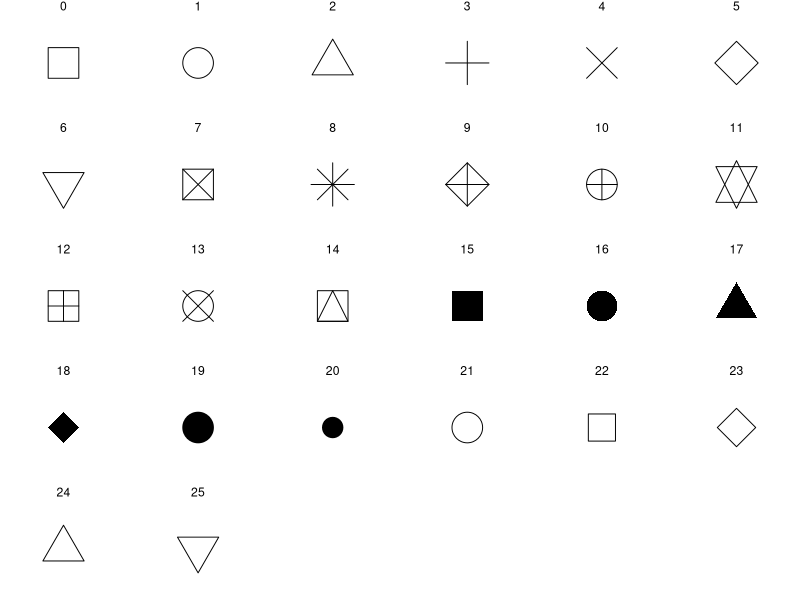
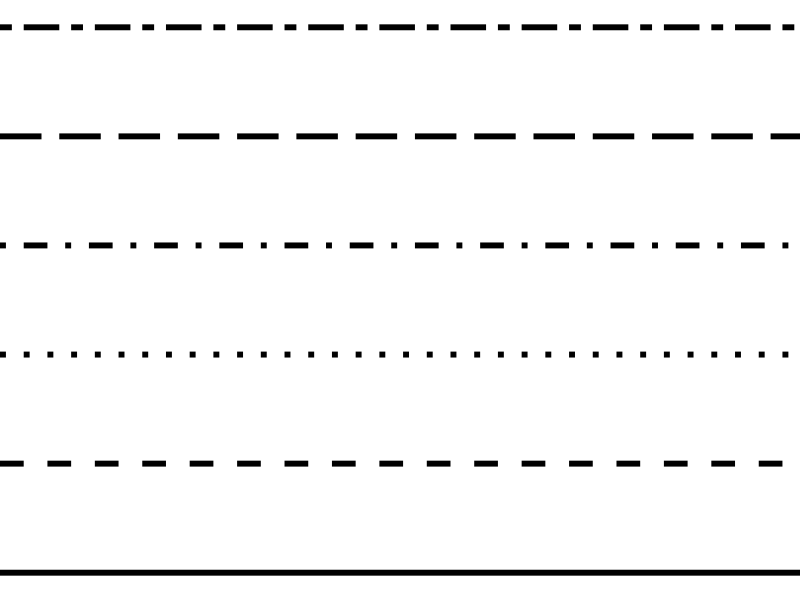
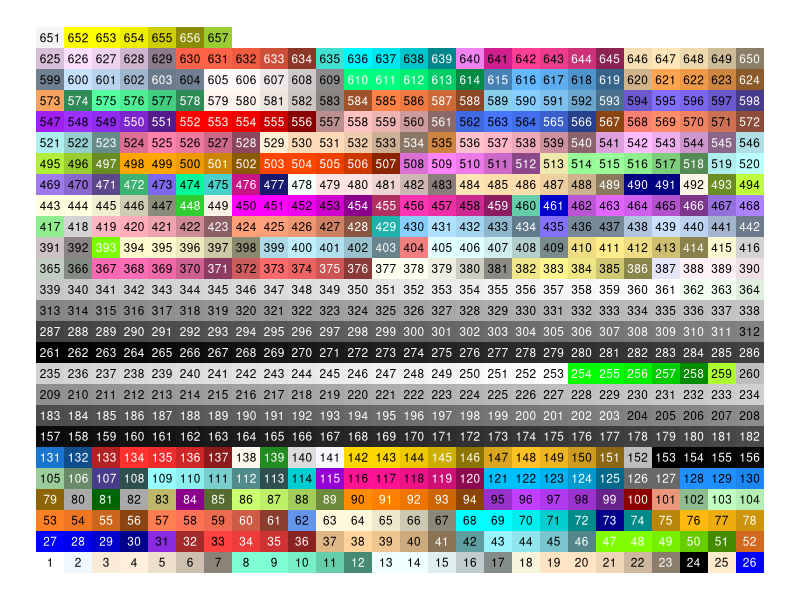
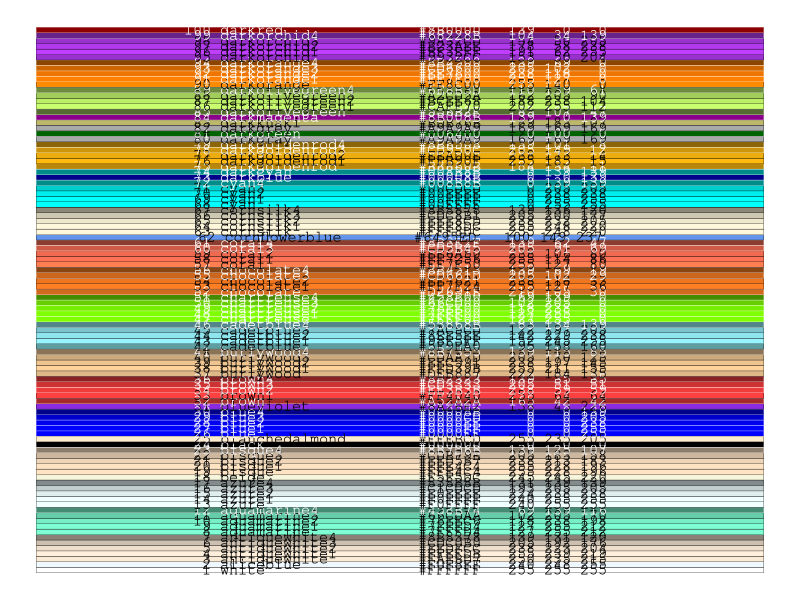
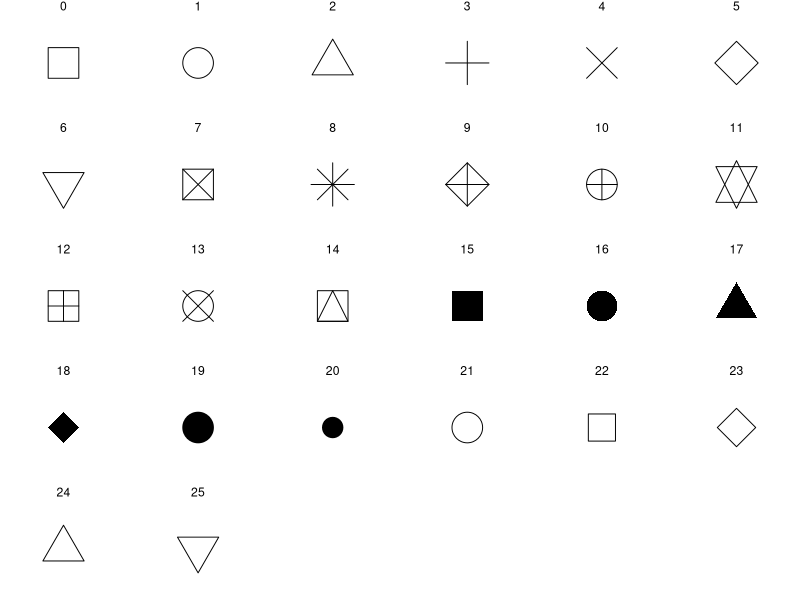
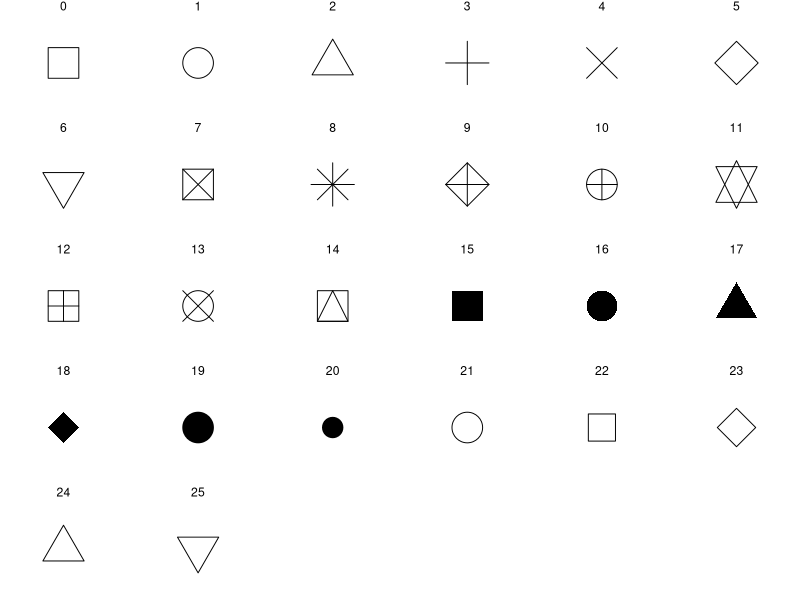

Here is the R script that generated these plots, in order:
## ---- chunk 1
library(ggplot2)
library(grid)

#Borrowed (i.e. stollen) from http://research.stowers-institute.org/efg/R/Color/Chart/ColorChart.R
getColorHexAndDecimal <- function(color) {
	if(is.na(color)) {
		return(NA)
	} else {
		c <- col2rgb(color)
		return(sprintf("#%02X%02X%02X   %3d %3d %3d", c[1],c[2],c[3], c[1], c[2], c[3]))
	}
}
## ---- chunk 2
ggplot(data=data.frame(x=c(0:25))) + geom_point(size=10, aes(x=x,y=x,shape=x)) +
	facet_wrap(~ x, scales='free') + xlab('') + ylab('') +
	scale_shape_identity() +
	theme_void()
## ---- chunk 3
ggplot(data=data.frame(x=c(1:6))) + geom_hline(size=2, aes(yintercept=x, linetype=x)) +
	scale_linetype_identity() +
	xlab(NULL) + ylab(NULL) + xlim(c(0,100)) +
	theme_void()
## ---- chunk 4
df = data.frame(x=rep(1:26, 26), y=rep(1:26, each=26))
df$c = NA
df[1:length(colors()),'c'] = colors()
df$n = NA
df[1:length(colors()),'n'] = 1:length(colors())
df$r = df$g = df$b = NA
df[1:length(colors()),c('r','g','b')] = t(col2rgb(colors()))
df$text = ifelse(apply(df[,c('r','g','b')], 1, sum) > (255*3/2), 'black', 'white')
df$hex = lapply(df$c, getColorHexAndDecimal)
df$hex2 = paste(format(df$n, width = 3), 
				format(df$c, width = (max(nchar(df$c), na.rm = TRUE) + 1)), 
				format(df$hex, width = (max(nchar(df$hex), na.rm = TRUE) + 1)))

ggplot(df, aes(x=x, y=y, fill=c, label=n)) + geom_tile() + geom_text(aes(colour=text), size=3) +
	scale_fill_identity() +
	scale_colour_identity() +
	xlab(NULL) + ylab(NULL) +
	theme_void()
## ---- chunk 5
ggplot(df[1:100,], aes(x=1, y=n, fill=c, label=hex2, colour=text)) +
	geom_tile() + geom_text(family = 'mono') +
	scale_fill_identity() +
	scale_colour_identity() +
	xlab(NULL) + ylab(NULL) +
	theme_void()
## ---- chunk 6
ggplot(data=data.frame(x=c(0:25))) + geom_point(size=10, aes(x=x,y=x,shape=x)) +
	facet_wrap(~ x, scales='free') + xlab('') + ylab('') +
	scale_shape_identity() +
	theme_void()
ggsave("2012-04-27-Graphical_Parameters.png", width = 900, height = 600, units = 'px')
